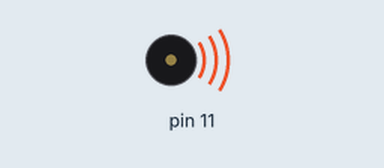
The sketch below on a simulated Arduino Uno, built with avr-gcc and run on an emulated ATmega328P. Shown: buzzer (waves = sounding).

Above: at 1.5 s.
Timing chart, 0 to 13.0 s (numbered marks = the images above):
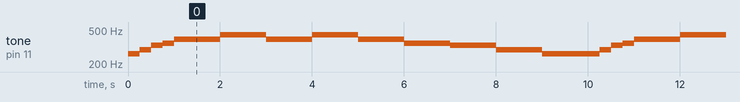

The sketch:

AlleMeineEntchen_beginner.ino
```cpp
void setup()
{
}

void loop()
{
    tone(11, 262); // C
    delay(250);
    tone(11, 294); // D
    delay(250);
    tone(11, 330); // E
    delay(250);
    tone(11, 349); // F
    delay(250);
    tone(11, 392); // G
    delay(500);
    tone(11, 392); // G
    delay(500);
    tone(11, 440); // A
    delay(250);
    tone(11, 440); // A
    delay(250);
    tone(11, 440); // A
    delay(250);
    tone(11, 440); // A
    delay(250);
    tone(11, 392); // G
    delay(1000);
    tone(11, 440); // A
    delay(250);
    tone(11, 440); // A
    delay(250);
    tone(11, 440); // A
    delay(250);
    tone(11, 440); // A
    delay(250);
    tone(11, 392); // G
    delay(1000);
    tone(11, 349); // F
    delay(250);
    tone(11, 349); // F
    delay(250);
    tone(11, 349); // F
    delay(250);
    tone(11, 349); // F
    delay(250);
    tone(11, 330); // E
    delay(500);
    tone(11, 330); // E
    delay(500);
    tone(11, 294); // D
    delay(250);
    tone(11, 294); // D
    delay(250);
    tone(11, 294); // D
    delay(250);
    tone(11, 294); // D
    delay(250);
    tone(11, 262); // C
    delay(1000);
}
```

Measured:
- by itself, tone on pin 11: repeats every 10.0 s: 294 Hz 0.25 s, 330 Hz 0.25 s, 349 Hz 0.25 s, 2 × (392 Hz 1.0 s, 440 Hz 1.0 s), 392 Hz 1.0 s, 349 Hz 1.0 s, 330 Hz 1.0 s, 294 Hz 1.0 s, 262 Hz 1.3 s
